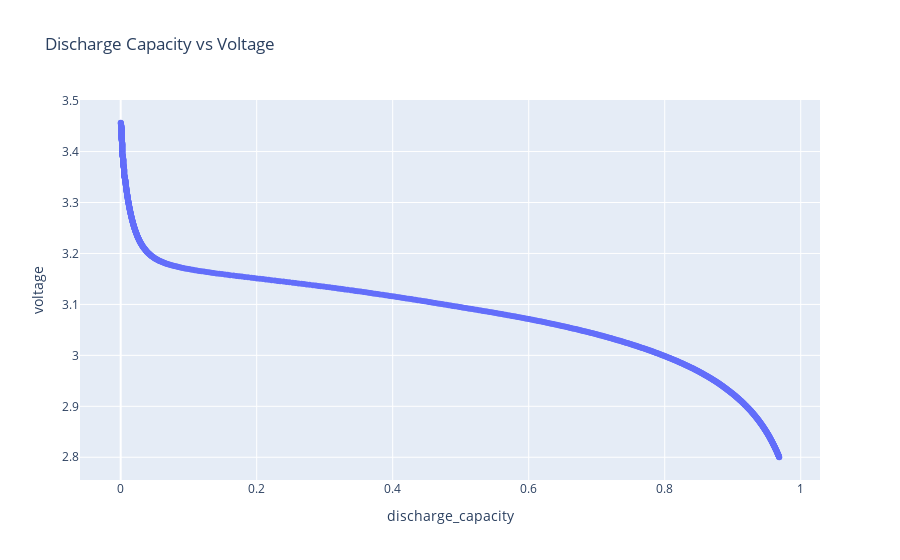

The notebook cell saved with this chart:
### Code cell
fig = px.scatter(df_1, x="discharge_capacity", y="voltage", title="Discharge Capacity vs Voltage")
fig.show()

### Figure 1 — Plotly figure (JSON) as saved in the notebook; plotly's stock layout.template omitted (floating-point values rounded to 4 significant figures; data arrays with more than 128 entries replaced by an {"elided": "..."} marker saying what was removed)
{"data": [{"hovertemplate": "discharge_capacity=%{x}<br>voltage=%{y}<extra></extra>", "legendgroup": "", "marker": {"color": "#636efa", "symbol": "circle"}, "mode": "markers", "name": "", "orientation": "v", "showlegend": false, "type": "scatter", "x": {"elided": "938 float values"}, "xaxis": "x", "y": {"elided": "938 float values"}, "yaxis": "y"}], "layout": {"legend": {"tracegroupgap": 0}, "title": {"text": "Discharge Capacity vs Voltage"}, "xaxis": {"anchor": "y", "domain": [0, 1], "title": {"text": "discharge_capacity"}}, "yaxis": {"anchor": "x", "domain": [0, 1], "title": {"text": "voltage"}}}}
